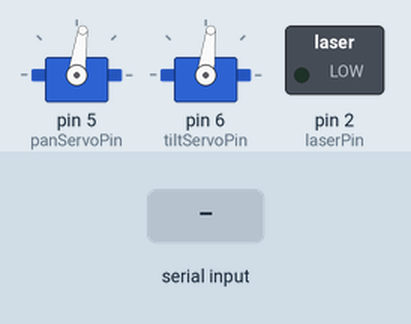
Simulated run of this sketch. Board: Arduino Uno, built with avr-gcc and run on an emulated ATmega328P. On the bench: 2 × servo, switched loads named in the sketch (green lamp = pin HIGH). The inputs (shaded band) are chosen by the test bench.

Above: at 1.3 s.
1.4 s: "90,45\n" received over Serial
At 3.4 s:
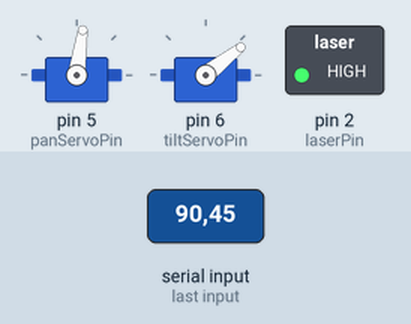
4.1 s: "30,150\n" received over Serial
At 6.4 s:
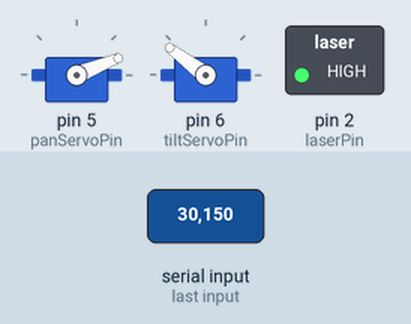
6.7 s: "1,90\n" received over Serial
At 8.6 s:
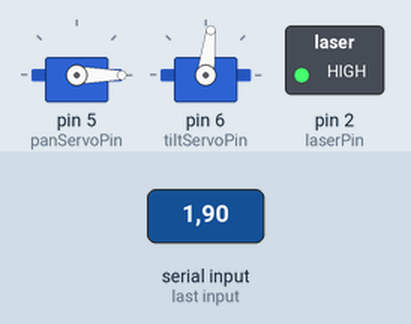
Timing chart, 0 to 10.1 s (numbered marks = the images above; inputs shaded):
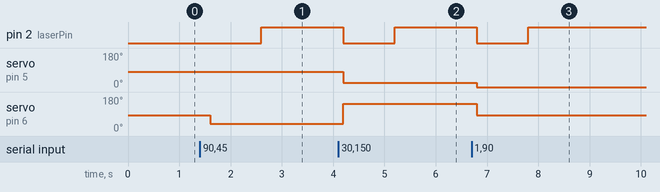

The sketch:

angle_catch.ino
```cpp
#include <Servo.h>

Servo panServo;
Servo tiltServo;

#define panServoPin 5
#define tiltServoPin 6

#define panServoBias -8
#define tiltServoBias -7

#define laserPin 2

void shootAction(int panAngle, int tiltAngle){
  panServo.write(panAngle + panServoBias);
  tiltServo.write(tiltAngle + tiltServoBias);

  digitalWrite(laserPin, LOW);
  delay(1000);
  digitalWrite(laserPin, HIGH);
  delay(1000);
}

void setup() {
  Serial.begin(9600);

  panServo.attach(panServoPin);
  tiltServo.attach(tiltServoPin);

  // Initialize servos to a default position
  panServo.write(90 + panServoBias);
  tiltServo.write(90 + tiltServoBias);

  pinMode(laserPin, OUTPUT);
}

void loop() {
  delay(200);
  if (Serial.available() > 0) {
    // Data comes in form of string "theta1,theta2\n"
    String data = Serial.readStringUntil('\n'); // Read until newline character
    int commaIndex = data.indexOf(',');

    if (commaIndex > 0) {
      int pan = data.substring(0, commaIndex).toInt(); // Extract pan angle
      int tilt = data.substring(commaIndex + 1).toInt(); // Extract tilt angle

      // Shoot with desired angles
      shootAction(pan, tilt);
    }
  }
}
```

Measured:
- after the input at 1.4 s, pin 2 (laserPin): LOW → HIGH after 1.2 s; servo on pin 6 (tiltServoPin): 83° → 38° after 0.20 s
- after the input at 4.1 s, pin 2 (laserPin): HIGH → LOW after 0.10 s, → HIGH 1.0 s later; servo on pin 5 (panServoPin): 82° → 22° after 0.10 s; servo on pin 6 (tiltServoPin): 38° → 143° after 0.10 s
- after the input at 6.7 s, pin 2 (laserPin): HIGH → LOW after 0.10 s, → HIGH 1.0 s later; servo on pin 5 (panServoPin): 22° → 0° after 0.10 s; servo on pin 6 (tiltServoPin): 143° → 83° after 0.10 s
